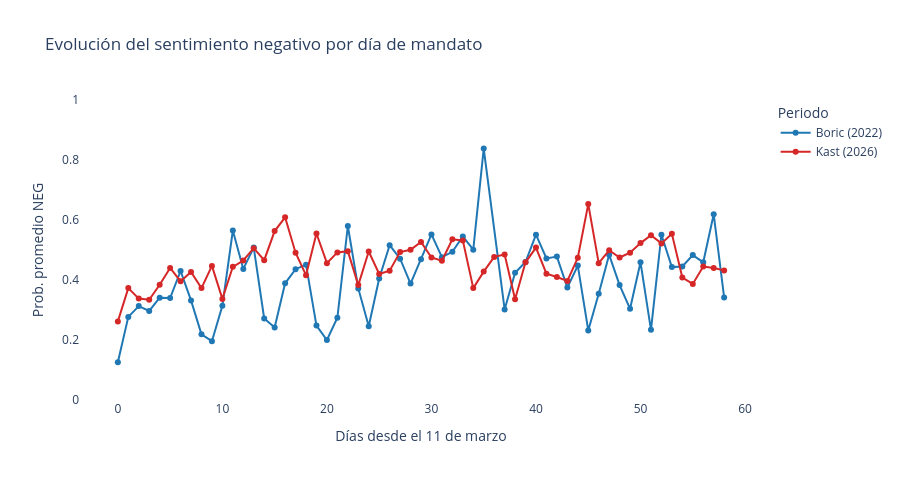

Notebook code for this chart:
### Code cell
# --- Gráfico 4: Evolución diaria del sentimiento negativo (eje = día desde inauguración) ---
ts = (
    df.groupby(['Periodo', 'dia_mandato'])['sent_neg']
    .mean()
    .round(3)
    .reset_index()
)

fig4 = px.line(
    ts,
    x='dia_mandato', y='sent_neg', color='Periodo',
    markers=True,
    category_orders={'Periodo': [GROUP_LABELS[g] for g in GROUPS]},
    color_discrete_map=GROUP_COLORS,
    title='Evolución del sentimiento negativo por día de mandato',
    labels={'dia_mandato': 'Días desde el 11 de marzo', 'sent_neg': 'Prob. promedio NEG'},
)
fig4.update_layout(
    yaxis_range=[0, 1],
    plot_bgcolor='white',
    height=480,
    hovermode='x unified',
)
fig4.write_image('evolucion_sent_neg_gobierno.png', scale=2)
fig4.show()

### Figure 1 — Plotly figure (JSON) as saved in the notebook; plotly's stock layout.template omitted (floating-point values rounded to 4 significant figures)
{"data": [{"hovertemplate": "Periodo=Boric (2022)<br>Días desde el 11 de marzo=%{x}<br>Prob. promedio NEG=%{y}<extra></extra>", "legendgroup": "Boric (2022)", "line": {"color": "#1f77b4", "dash": "solid"}, "marker": {"symbol": "circle"}, "mode": "lines+markers", "name": "Boric (2022)", "orientation": "v", "showlegend": true, "type": "scatter", "x": [0, 1, 2, 3, 4, 5, 6, 7, 8, 9, 10, 11, 12, 13, 14, 15, 16, 17, 18, 19, 20, 21, 22, 23, 24, 25, 26, 27, 28, 29, 30, 31, 32, 33, 34, 35, 37, 38, 39, 40, 41, 42, 43, 44, 45, 46, 47, 48, 49, 50, 51, 52, 53, 54, 55, 56, 57, 58], "xaxis": "x", "y": [0.126, 0.277, 0.313, 0.297, 0.341, 0.34, 0.43, 0.332, 0.219, 0.196, 0.314, 0.565, 0.437, 0.508, 0.272, 0.242, 0.389, 0.436, 0.451, 0.248, 0.2, 0.274, 0.58, 0.372, 0.246, 0.405, 0.516, 0.471, 0.388, 0.469, 0.552, 0.476, 0.494, 0.545, 0.501, 0.838, 0.302, 0.424, 0.46, 0.551, 0.472, 0.478, 0.375, 0.448, 0.232, 0.354, 0.484, 0.383, 0.304, 0.459, 0.234, 0.551, 0.443, 0.445, 0.483, 0.459, 0.619, 0.342], "yaxis": "y"}, {"hovertemplate": "Periodo=Kast (2026)<br>Días desde el 11 de marzo=%{x}<br>Prob. promedio NEG=%{y}<extra></extra>", "legendgroup": "Kast (2026)", "line": {"color": "#d62728", "dash": "solid"}, "marker": {"symbol": "circle"}, "mode": "lines+markers", "name": "Kast (2026)", "orientation": "v", "showlegend": true, "type": "scatter", "x": [0, 1, 2, 3, 4, 5, 6, 7, 8, 9, 10, 11, 12, 13, 14, 15, 16, 17, 18, 19, 20, 21, 22, 23, 24, 25, 26, 27, 28, 29, 30, 31, 32, 33, 34, 35, 36, 37, 38, 39, 40, 41, 42, 43, 44, 45, 46, 47, 48, 49, 50, 51, 52, 53, 54, 55, 56, 57, 58], "xaxis": "x", "y": [0.262, 0.373, 0.338, 0.334, 0.384, 0.44, 0.396, 0.427, 0.373, 0.447, 0.337, 0.444, 0.465, 0.506, 0.466, 0.563, 0.609, 0.491, 0.416, 0.555, 0.456, 0.492, 0.496, 0.383, 0.495, 0.42, 0.431, 0.493, 0.501, 0.527, 0.475, 0.464, 0.536, 0.532, 0.373, 0.428, 0.477, 0.485, 0.336, 0.459, 0.508, 0.421, 0.41, 0.397, 0.474, 0.653, 0.456, 0.499, 0.475, 0.491, 0.523, 0.549, 0.522, 0.554, 0.408, 0.387, 0.445, 0.44, 0.432], "yaxis": "y"}], "layout": {"height": 480, "hovermode": "x unified", "legend": {"title": {"text": "Periodo"}, "tracegroupgap": 0}, "plot_bgcolor": "white", "title": {"text": "Evolución del sentimiento negativo por día de mandato"}, "xaxis": {"anchor": "y", "domain": [0, 1], "title": {"text": "Días desde el 11 de marzo"}}, "yaxis": {"anchor": "x", "domain": [0, 1], "range": [0, 1], "title": {"text": "Prob. promedio NEG"}}}}
